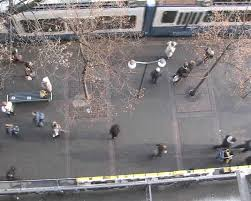
#> input picture map_intersections/blank_images/eth_hotel.jpeg, 251 x 201 px, found by its file name
$ python map2.py
#> lines starting #> are read from the running program, lines starting #| are printed output that depends on the picture
import matplotlib.pyplot as plt
import matplotlib.image as mpimg


def plot_individual_trajectories(image_path, all_trajectory_sets):
    """
    Plots individual sets of trajectories (Past, Ground Truth, Prediction) on separate images of a background.
    Displays the images in rows of 3.

    Parameters:
    - image_path: Path to the background image.
    - all_trajectory_sets: A list of lists, where each inner list contains three sets of trajectories
      (Past Trajectory, Ground Truth, Prediction), with each set being a list of (x, y) tuples.
    """
    image = mpimg.imread(image_path)
#> image is the input picture: shape (201, 251, 3); mean R, G, B 128.8, 124.1, 125.1
    num_sets = len(all_trajectory_sets)
    cols = 3  # Columns for subplot arrangement
    rows = (num_sets + cols - 1) // cols  # Calculate rows needed

    # Creating subplots
    fig, axes = plt.subplots(rows, cols, figsize=(5 * cols, 5 * rows))
    if rows * cols > 1:  # If more than one subplot, flatten axes array
        axes = axes.flatten()
    else:
        axes = [axes]

    for idx, ax in enumerate(axes[:num_sets]):
        ax.imshow(image)
        # Plotting each trajectory type in a set with a different color
        colors = ['blue', 'green', 'red']  # Colors for Past, Ground Truth, Prediction
        labels = ['Past Trajectory', 'Ground Truth', 'Prediction']
        for traj, color, label in zip(all_trajectory_sets[idx], colors, labels):
            x, y = zip(*traj)
            ax.plot(x, y, '-o', color=color, label=label)
        ax.axis('off')
        ax.legend()

    # Hide any extra subplots
    for ax in axes[num_sets:]:
        ax.axis('off')

    plt.tight_layout(pad=0)

    # Define the location you want the image saved (absolute path)
    plt.savefig('/Users/digital_drifting/Documents/sensor_test2/map/empty_intersection_traj_multiple6.jpg', bbox_inches='tight', pad_inches=0)
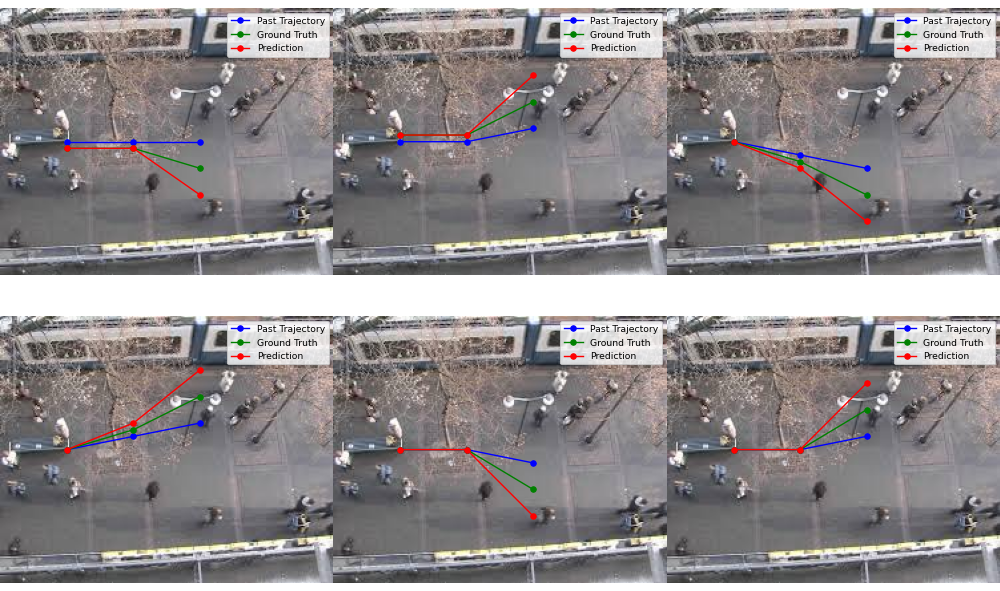
#> figure drawn by matplotlib, 6 panels


# Define location of blank image for location (absolute path)
image_path = '/Users/digital_drifting/Documents/sensor_test2/map/blank_images/eth_hotel.jpeg'

trajectories1 = [
    [(50, 100), (100, 100), (150, 100)],  # Past Trajectory (Straight forward)
    [(50, 105), (100, 105), (150, 120)],  # Ground Truth (Slight upward angle)
    [(50, 105), (100, 105), (150, 140)]   # Prediction (Sharp upward angle)
]

trajectories2 = [
    [(50, 100), (100, 100), (150, 90)],   # Past Trajectory (Slight downward angle)
    [(50, 95), (100, 95), (150, 70)],     # Ground Truth (Sharp downward angle)
    [(50, 95), (100, 95), (150, 50)]      # Prediction (More sharp downward angle)
]

trajectories3 = [
    [(50, 100), (100, 110), (150, 120)],  # Past Trajectory (Slight right curve)
    [(50, 100), (100, 115), (150, 140)],  # Ground Truth (Moderate right curve)
    [(50, 100), (100, 120), (150, 160)]   # Prediction (Sharp right curve)
]

trajectories4 = [
    [(50, 100), (100, 90), (150, 80)],    # Past Trajectory (Slight left curve)
    [(50, 100), (100, 85), (150, 60)],    # Ground Truth (Moderate left curve)
    [(50, 100), (100, 80), (150, 40)]     # Prediction (Sharp left curve)
]

trajectories5 = [
    [(50, 100), (100, 100), (150, 110)],  # Past Trajectory (Gently up)
    [(50, 100), (100, 100), (150, 130)],  # Ground Truth (Upward)
    [(50, 100), (100, 100), (150, 150)]   # Prediction (Steeply up)
]

trajectories6 = [
    [(50, 100), (100, 100), (150, 90)],   # Past Trajectory (Gently down)
    [(50, 100), (100, 100), (150, 70)],   # Ground Truth (Downward)
    [(50, 100), (100, 100), (150, 50)]    # Prediction (Steeply down)
]


# Add more trajectory sets as needed
plot_individual_trajectories(image_path, [trajectories1, trajectories2, trajectories3, trajectories4, trajectories5, trajectories6])

"""
# Example usage with additional trajectories
image_path = '/Users/digital_drifting/Documents/sensor_test2/map/empty_intersection.jpg'
trajectories1 = [
    [(50, 100), (55, 115), (60, 130)],
    [(50, 100), (55, 110), (60, 140)],
    [(50, 100), (55, 105), (60, 150)]
]

trajectories2 = [
    [(70, 100), (75, 115), (80, 130)],
    [(70, 100), (75, 110), (80, 140)],
    [(70, 100), (75, 105), (80, 150)]
]

trajectories3 = [
    [(90, 100), (95, 115), (100, 130)],
    [(90, 100), (95, 110), (100, 140)],
    [(90, 100), (95, 105), (100, 150)]
]

# Assuming each of these lists is a set of trajectories to be plotted on separate images
plot_multiple_trajectories(image_path, [trajectories1, trajectories2, trajectories3])

"""
